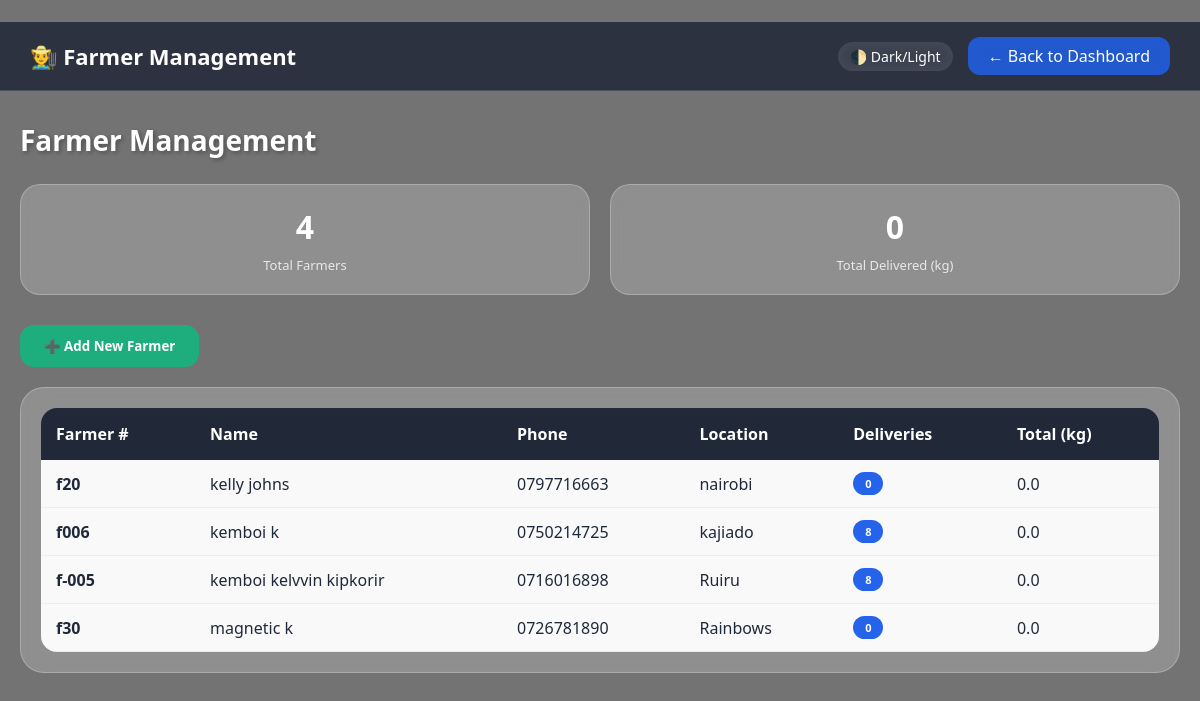
Screenshot of /farmers (signed in) with the database file from the repository.
### tables this page shows
CREATE TABLE farmers (
            id INTEGER PRIMARY KEY AUTOINCREMENT,
            farmer_number TEXT UNIQUE NOT NULL,
            name TEXT NOT NULL,
            phone TEXT,
            email TEXT,
            location TEXT,
            total_delivered_kg REAL DEFAULT 0,
            created_at TIMESTAMP DEFAULT CURRENT_TIMESTAMP
        );

### app.py (the view)
@app.route('/farmers')
@login_required
def farmers():
    conn = get_db()
    farmers = conn.execute("SELECT f.*, COUNT(gb.id) as delivery_count FROM farmers f LEFT JOIN grain_batches gb ON f.id = gb.farmer_id GROUP BY f.id ORDER BY f.name").fetchall()
    conn.close()
    return render_template('farmers.html', farmers=farmers, role=session['role'])

### app.py (called while the page is built)
def get_db():
    conn = sqlite3.connect(DB_PATH)
    conn.row_factory = sqlite3.Row
    return conn

def login_required(f):
    @wraps(f)
    def decorated(*args, **kwargs):
        if 'user_id' not in session:
            return redirect(url_for('login'))
        return f(*args, **kwargs)
    return decorated

@app.context_processor
def inject_pending_count():
    if 'user_id' in session and session.get('role') == 'admin':
        conn = get_db()
        count = conn.execute("SELECT COUNT(*) as count FROM pending_users WHERE status = 'pending'").fetchone()
        conn.close()
        return {'pending_count': count['count'] if count else 0}
    return {'pending_count': 0}

### templates/farmers.html (shortened to what this page needs)
﻿<!DOCTYPE html>
<html lang="en">
<head>
</head>
<body>
    <div class="navbar">
        <div class="nav-brand">👨‍🌾 Farmer Management</div>
        <div style="display: flex; gap: 15px; align-items: center;">
            <button class="theme-toggle" onclick="toggleTheme()">🌓 Dark/Light</button>
            <a href="/dashboard" class="back-btn">← Back to Dashboard</a>
        </div>
    </div>
    <div class="container">
        <h1 class="page-title">Farmer Management</h1>
        <div class="stats-summary">
            <div class="stat-card">
                <div class="stat-value">{{ farmers|length }}</div>
                <div class="stat-label">Total Farmers</div>
            </div>
            <div class="stat-card">
                <div class="stat-value">{{ farmers|sum(attribute='total_delivered_kg')|round|int }}</div>
                <div class="stat-label">Total Delivered (kg)</div>
            </div>
        </div>
        <button class="btn-add" onclick="showModal()">➕ Add New Farmer</button>
        <div class="table-container">
            <table>
                <thead>
                    <tr>
                        <th>Farmer #</th>
                        <th>Name</th>
                        <th>Phone</th>
                        <th>Location</th>
                        <th>Deliveries</th>
                        <th>Total (kg)</th>
                    </tr>
                </thead>
                <tbody>
                    {% for farmer in farmers %}
                    <tr>
                        <td><strong>{{ farmer.farmer_number }}</strong></td>
                        <td>{{ farmer.name }}</td>
                        <td>{{ farmer.phone or '-' }}</td>
                        <td>{{ farmer.location or '-' }}</td>
                        <td><span class="farmer-badge">{{ farmer.delivery_count }}</span></td>
                        <td>{{ farmer.total_delivered_kg }}</td>
                    </tr>
                    {% endfor %}
                </tbody>
            </table>
        </div>
    </div>
</body>
</html>

### templates/farmers.html (style rules this page uses)
* { margin: 0; padding: 0; box-sizing: border-box; font-family: 'Segoe UI', Tahoma, Geneva, Verdana, sans-serif; }
:root { --bg-opacity: 0.55; --glass-opacity: 0.2; --blur-amount: 12px; --transition: all 0.3s cubic-bezier(0.4, 0, 0.2, 1); }
body { background-image: url('https://images.unsplash.com/photo-1574323347407-f5e1ad6d020b?w=1600'); background-size: cover; background-position: center; background-attachment: fixed; min-height: 100vh; }
body::before { content: ''; position: fixed; top: 0; left: 0; width: 100%; height: 100%; background: rgba(0, 0, 0, var(--bg-opacity)); z-index: -1; }
.theme-toggle { background: rgba(255,255,255,0.15); border: none; border-radius: 30px; padding: 5px 12px; cursor: pointer; color: white; font-size: 14px; backdrop-filter: blur(8px); transition: var(--transition); }
.navbar { background: rgba(15, 23, 42, 0.7); backdrop-filter: blur(16px); color: white; padding: 15px 30px; display: flex; justify-content: space-between; align-items: center; flex-wrap: wrap; border-bottom: 1px solid rgba(255,255,255,0.15); position: sticky; top: 0; z-index: 100; }
.nav-brand { font-size: 22px; font-weight: bold; }
.back-btn { background: rgba(37, 99, 235, 0.85); backdrop-filter: blur(8px); padding: 8px 20px; border-radius: 12px; text-decoration: none; color: white; transition: var(--transition); display: inline-flex; align-items: center; gap: 8px; }
.container { max-width: 1200px; margin: 30px auto; padding: 0 20px; }
.page-title { font-size: 28px; font-weight: 700; margin-bottom: 25px; color: white; text-shadow: 2px 2px 4px rgba(0,0,0,0.3); }
.btn-add { background: rgba(16, 185, 129, 0.85); backdrop-filter: blur(8px); padding: 12px 24px; border: none; border-radius: 14px; color: white; font-weight: 600; cursor: pointer; transition: var(--transition); margin-bottom: 20px; display: inline-flex; align-items: center; gap: 8px; }
.table-container { background: rgba(255, 255, 255, var(--glass-opacity)); backdrop-filter: blur(var(--blur-amount)); border-radius: 24px; padding: 20px; border: 1px solid rgba(255,255,255,0.25); overflow-x: auto; transition: var(--transition); }
table { width: 100%; border-collapse: collapse; border-radius: 16px; overflow: hidden; }
th { background: rgba(15, 23, 42, 0.85); color: white; padding: 15px; text-align: left; font-weight: 600; }
td { background: rgba(255, 255, 255, 0.95); padding: 12px 15px; border-bottom: 1px solid rgba(0,0,0,0.05); color: #1e293b; }
.farmer-badge { display: inline-block; padding: 4px 12px; border-radius: 20px; font-size: 11px; font-weight: 600; background: #2563eb; color: white; }
.stats-summary { display: grid; grid-template-columns: repeat(auto-fit, minmax(180px, 1fr)); gap: 20px; margin-bottom: 30px; }
.stat-card { background: rgba(255, 255, 255, var(--glass-opacity)); backdrop-filter: blur(var(--blur-amount)); border-radius: 20px; padding: 20px; text-align: center; border: 1px solid rgba(255,255,255,0.25); transition: var(--transition); }
.stat-card .stat-value { font-size: 32px; font-weight: 800; color: white; }
.stat-card .stat-label { font-size: 13px; color: rgba(255,255,255,0.8); margin-top: 8px; }

### rows the page displays
farmers: farmer_number "f20", name "kelly johns", phone "0797716663", location "nairobi", delivery_count "0", total_delivered_kg "0.0"
farmers: farmer_number "f006", name "kemboi k", phone "0750214725", location "kajiado", delivery_count "8", total_delivered_kg "0.0"
farmers: farmer_number "f-005", name "kemboi kelvvin kipkorir", phone "0716016898", location "Ruiru", delivery_count "8", total_delivered_kg "0.0"
farmers: farmer_number "f30", name "magnetic k", phone "0726781890", location "Rainbows", delivery_count "0", total_delivered_kg "0.0"

### other values shown
{{ farmers|length }} "4"
{{ farmers|sum(attribute='total_delivered_kg')|round|int }} "0"
